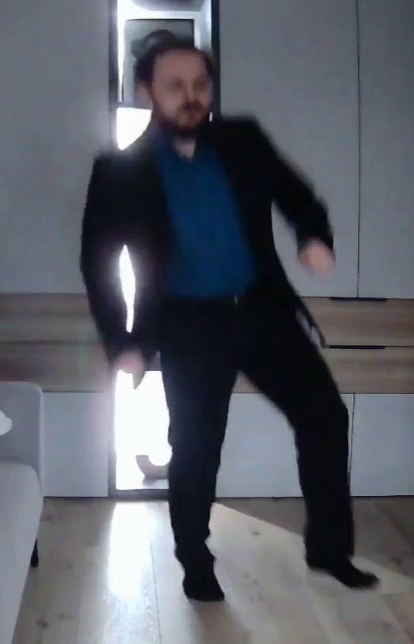
#> input picture frame 56 of lab1/video/polish-cow.mp4, 414 x 644 px, given in place of the camera
$ python lab.py
#> lines starting #> are read from the running program, lines starting #| are printed output that depends on the picture; after the words box and inside, x2 and y2 are one past the last pixel; in counts of white or black regions, pixels touching at a corner belong together
import math

import cv2
import numpy as np

# [158 lines left out: functions task2, task3, task4, task5, task6, task7 and 1 more, not called in this run]

def task8_infernal():
    cap = cv2.VideoCapture(0)

    while True:
        ret, frame = cap.read()
#> frame is the input picture: shape (644, 414, 3); mean B, G, R 103.7, 94.9, 91.3
        if not ret:
            break

        height, width, _ = frame.shape
#> height = 644; width = 414
        image = np.ones((height, width, 3), dtype=np.uint8)

        center_x, center_y = width // 2, height // 2
#> center_x = 207; center_y = 322
        radius = 75

        image_hsv = cv2.cvtColor(frame, cv2.COLOR_BGR2HSV)
#> image_hsv: shape (644, 414, 3); mean H, S, V 103.7, 56.2, 104.9
        height, width, _ = image_hsv.shape
        central_pixel = image_hsv[center_y, center_x]
#> central_pixel = [120, 97, 21]

        hue = central_pixel[0]
#> hue = 120
        if (hue >= 0) and (hue < 30) or (150 <= hue <= 180):
            color = (0, 0, 255)
        elif (30 <= hue < 90):
            color = (0, 255, 0)
        else:
            color = (255, 0, 0)

        star_points = []
        for i in range(5):
            angle = 2 * math.pi * i / 5 - 1 / math.pi
            x = round(radius * math.cos(angle))
            y = round(radius * math.sin(angle))
            star_points.append((x + center_x, y + center_y))

        cv2.circle(image, [center_x, center_y], 75, color, 2)
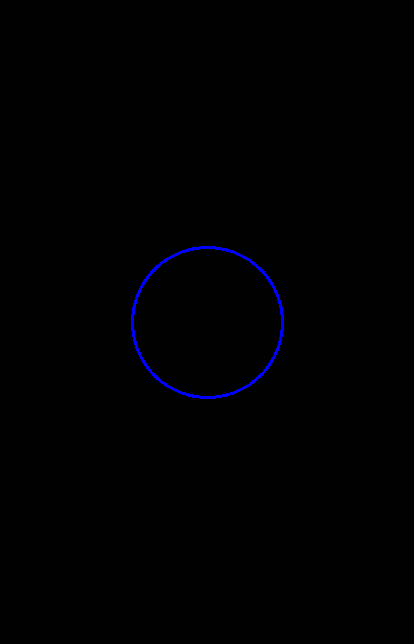
#> image: shape (644, 414, 3); mean of channels 0, 1, 2 2.4, 1, 1; drawn as B, G, R
        for idx, point in enumerate(star_points):
            cv2.line(image, point, star_points[idx - 2], color, 2)
            cv2.line(image, point, star_points[idx - 3], color, 2)
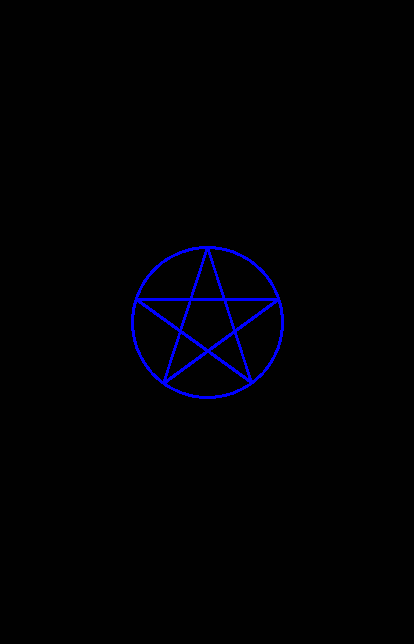
#> image: shape (644, 414, 3); 0.76% of pixels changed, all inside (x1, y1, x2, y2) = (137, 249, 278, 383); drawn as B, G, R

        res_frame = cv2.addWeighted(frame, 1, image, 0.5, 0)

        cv2.imshow("cross", res_frame)

        if cv2.waitKey(1) & 0xFF == 27:
#> (key Esc is pressed here)
            break

    cap.release()   # is optional here
    cv2.destroyAllWindows()

# [15 lines left out: function task9, not called in this run]

task8_infernal()
